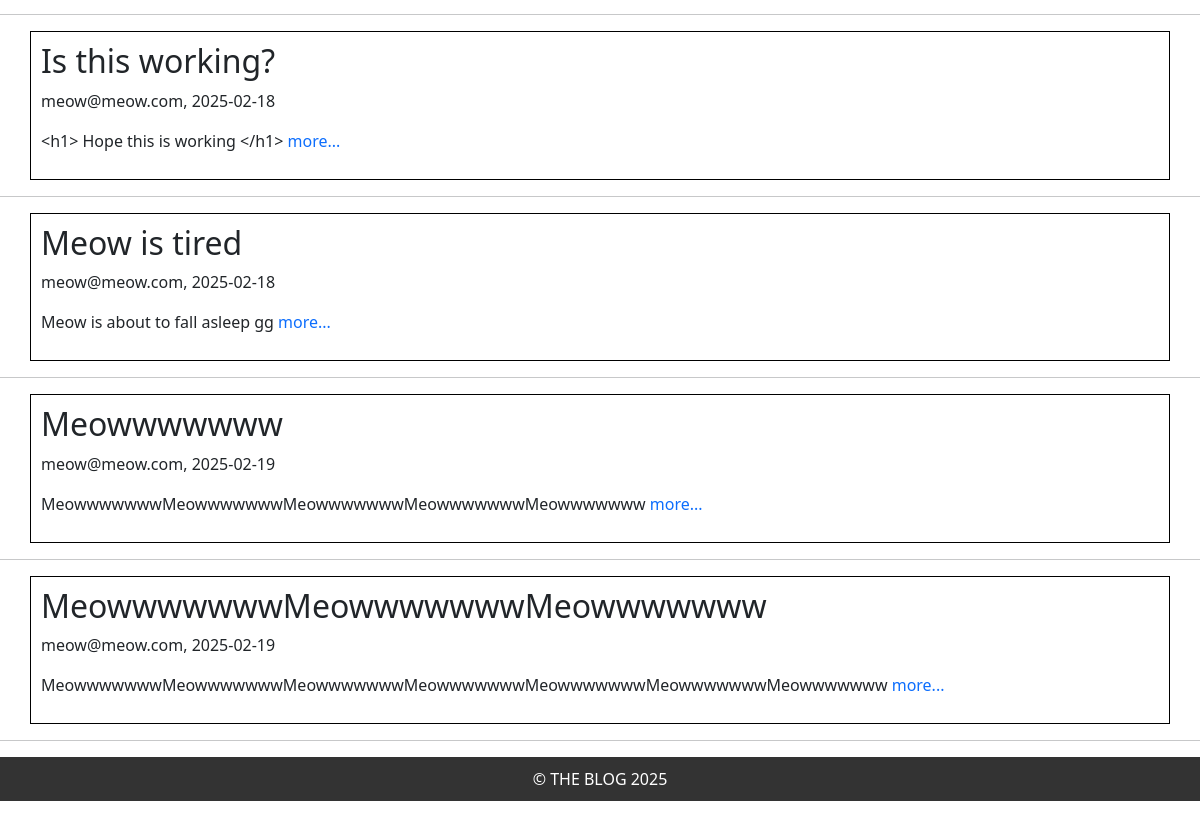
Page /admin/articles.php (signed in, lower part) on the earlier database version.
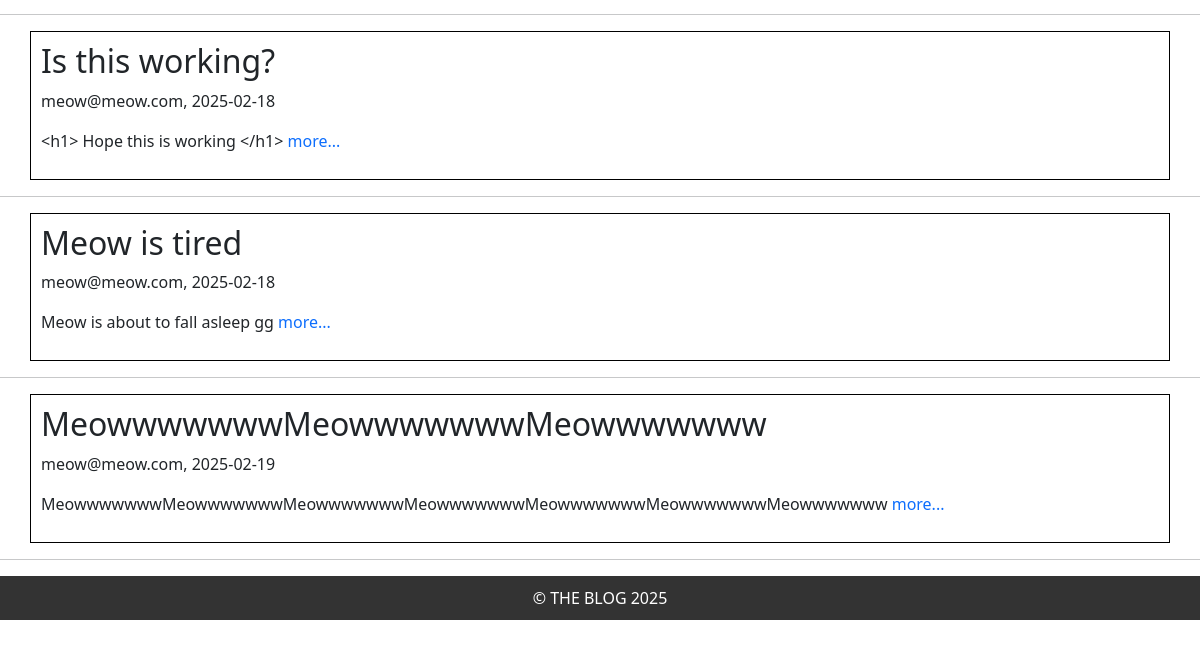
Same page on the later database version.
### tables this page shows
CREATE TABLE Article
    (
        ArticleId Integer PRIMARY KEY,
        Title VARCHAR(255) NOT NULL,
        Body Text NOT NULL,
        CreateDate DATE NOT NULL,
        StartDate DATE NOT NULL,
        EndDate DATE NOT NULL,
        ContributorUsername VARCHAR(50) NOT NULL,
        FOREIGN KEY (ContributorUsername) REFERENCES Users(Username)
    );

### admin/articles.php (the view, shortened to what this page needs)
<?php
    include '../templates/header.php';
?>
<?php
$db = getDatabase();
$query = "SELECT ArticleId, Title, substr(Body, 1, 100) as Excerpt, CreateDate, ContributorUsername FROM Article";
$res = $db->query($query);
if ($res) {
    while ($article = $res->fetchArray(SQLITE3_ASSOC)) {
        echo "<div class='container'>";
        echo "<h2>" . htmlspecialchars($article['Title']) . "</h2>";
        echo "<p>" . htmlspecialchars($article['ContributorUsername']) . ", " . htmlspecialchars($article['CreateDate']) . "</p>";
        echo "<p>" . nl2br(htmlspecialchars($article['Excerpt']));
        echo "<a href='show_article.php?ArticleId={$article['ArticleId']}'> more...</a></p>";
        echo "</div><hr>";
    }
} else {
    echo "<p>No articles found.</p>";
}
?>
<?php
    include '../templates/footer.php';
?>

Differences in the rows shown:
removed article: Title "Meowwwwwww", ContributorUsername "meow@meow.com", CreateDate "2025-02-19", Excerpt "MeowwwwwwwMeowwwwwwwMeowwwwwwwMeowwwwwwwMeowwwwwww"
